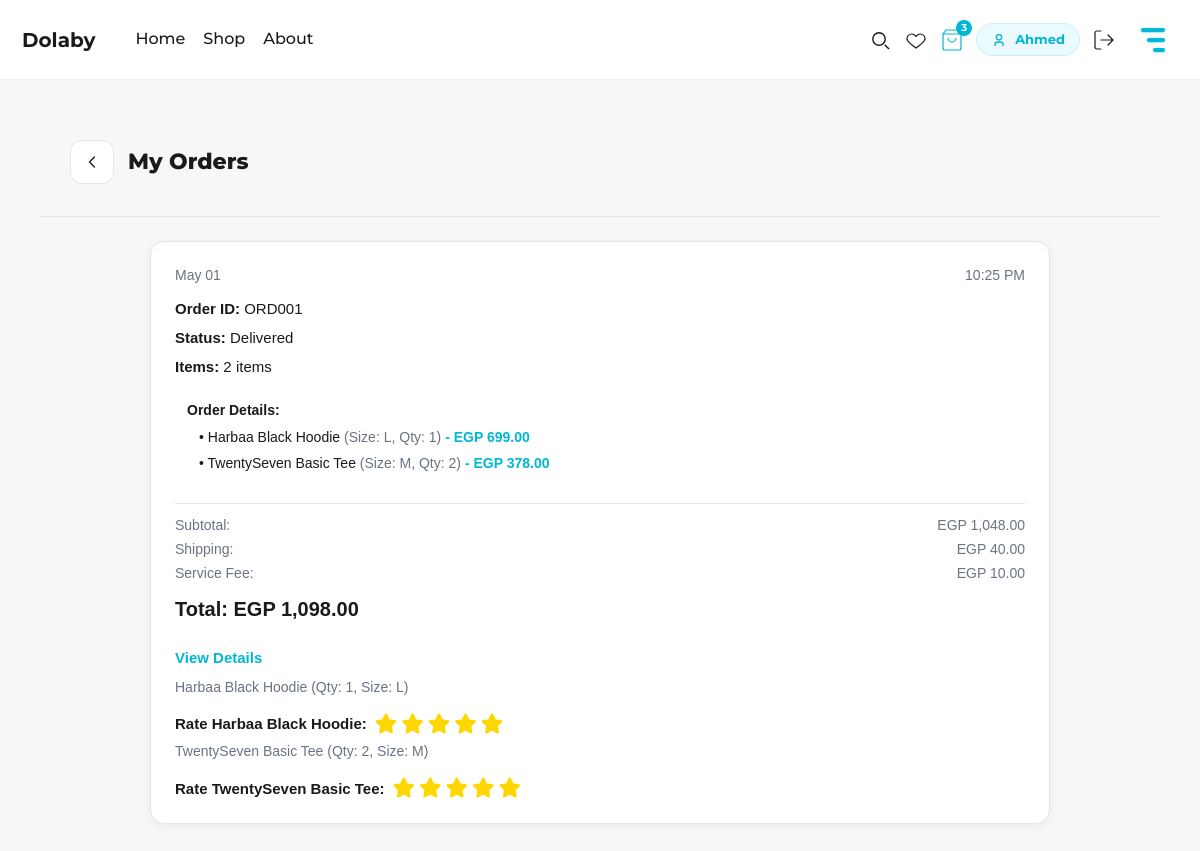
/php/myorders.php (signed in), run on the app's committed database.
### tables this page shows
CREATE TABLE orders (
    order_id INT PRIMARY KEY AUTO_INCREMENT,
    user_id INT NOT NULL,
    order_number VARCHAR(50) NOT NULL UNIQUE,
    address_id INT NOT NULL,
    payment_method_id INT,
    order_status ENUM('pending', 'confirmed', 'processing', 'out_for_shipping', 'shipped', 'delivered', 'cancelled', 'refunded') DEFAULT 'pending',
    subtotal DECIMAL(10, 2) NOT NULL,
    shipping_fees DECIMAL(10, 2) DEFAULT 0.00,
    service_fees DECIMAL(10, 2) DEFAULT 0.00,
    discount_amount DECIMAL(10, 2) DEFAULT 0.00,
    total_amount DECIMAL(10, 2) NOT NULL,
    promo_code_id INT NULL,
    order_date TIMESTAMP DEFAULT CURRENT_TIMESTAMP,
    shipped_date TIMESTAMP NULL,
    delivered_date TIMESTAMP NULL,
    created_at TIMESTAMP DEFAULT CURRENT_TIMESTAMP,
    updated_at TIMESTAMP DEFAULT CURRENT_TIMESTAMP ON UPDATE CURRENT_TIMESTAMP,
    FOREIGN KEY (user_id) REFERENCES users(user_id) ON DELETE CASCADE,
    FOREIGN KEY (address_id) REFERENCES addresses(address_id) ON DELETE RESTRICT,
    FOREIGN KEY (payment_method_id) REFERENCES payment_methods(payment_method_id) ON DELETE SET NULL,
    FOREIGN KEY (promo_code_id) REFERENCES promo_codes(promo_code_id) ON DELETE SET NULL,
    INDEX idx_user_id (user_id),
    INDEX idx_order_number (order_number),
    INDEX idx_order_status (order_status),
    INDEX idx_order_date (order_date)
);

CREATE TABLE order_items (
    order_item_id INT PRIMARY KEY AUTO_INCREMENT,
    order_id INT NOT NULL,
    product_id INT NOT NULL,
    product_name VARCHAR(255) NOT NULL,
    size VARCHAR(10) NOT NULL,
    color VARCHAR(50),
    quantity INT NOT NULL,
    unit_price DECIMAL(10, 2) NOT NULL,
    total_price DECIMAL(10, 2) NOT NULL,
    created_at TIMESTAMP DEFAULT CURRENT_TIMESTAMP,
    FOREIGN KEY (order_id) REFERENCES orders(order_id) ON DELETE CASCADE,
    FOREIGN KEY (product_id) REFERENCES products(product_id) ON DELETE RESTRICT,
    INDEX idx_order_id (order_id),
    INDEX idx_product_id (product_id)
);

### includes.php (called while the page is built, shortened)
<?php
if (!class_exists('Database')) {
class Database
{
    public static function connect(): PDO
    {
        $dsn = sprintf(
            'mysql:host=%s;port=%s;dbname=%s;charset=utf8mb4',
            DB_HOST,
            DB_PORT,
            DB_NAME
        );
        $pdo = new PDO($dsn, DB_USER, DB_PASS, [
            PDO::ATTR_ERRMODE => PDO::ERRMODE_EXCEPTION,
            PDO::ATTR_DEFAULT_FETCH_MODE => PDO::FETCH_ASSOC,
            PDO::ATTR_EMULATE_PREPARES => false
        ]);
        return $pdo;
    }
}
}
if (!class_exists('OrderRepository')) {
class OrderRepository
{
    private $pdo;
    public function __construct()
    {
        $this->pdo = Database::connect();
    }
    public function getOrdersByUserId(int $userId): array
    {
        $sql = "SELECT o.*, COUNT(oi.order_item_id) as item_count FROM orders o LEFT JOIN order_items oi ON o.order_id = oi.order_id WHERE o.user_id = :user_id GROUP BY o.order_id ORDER BY COALESCE(o.order_date, o.created_at) DESC";
        $stmt = $this->pdo->prepare($sql);
        $stmt->execute(['user_id' => $userId]);
        return $stmt->fetchAll();
    }
    public function getOrderItems(int $orderId): array
    {
        $sql = "SELECT oi.*, p.image_url FROM order_items oi LEFT JOIN products p ON oi.product_id = p.product_id WHERE oi.order_id = :order_id";
        $stmt = $this->pdo->prepare($sql);
        $stmt->execute(['order_id' => $orderId]);
        return $stmt->fetchAll();
    }
}
}
if (!class_exists('ReviewRepository')) {
class ReviewRepository
{
    private $pdo;
    public function __construct()
    {
        $this->pdo = Database::connect();
    }
    public function getByOrderProductUser(int $orderId, int $productId, int $userId): ?array
    {
        $sql = "SELECT r.* FROM product_reviews r JOIN order_items oi ON r.product_id = oi.product_id WHERE oi.order_id = :order_id AND r.product_id = :product_id AND r.user_id = :user_id LIMIT 1";
        $stmt = $this->pdo->prepare($sql);
        $stmt->execute(['order_id' => $orderId, 'product_id' => $productId, 'user_id' => $userId]);
        return $stmt->fetch() ?: null;
    }
}
}

### php/myorders.php (the view, shortened to what this page needs)
<?php
require_once __DIR__ . '/../includes.php';
require_once __DIR__ . '/../header_functions.php';
$orderRepository = new OrderRepository();
$reviewRepository = new ReviewRepository();
$orders = $orderRepository->getOrdersByUserId($_SESSION['user_id']);
$orderReviews = [];
foreach ($orders as $order) {
    $items = $orderRepository->getOrderItems($order['order_id']);
    foreach ($items as $item) {
        $review = $reviewRepository->getByOrderProductUser(
            $order['order_id'],
            $item['product_id'],
            $_SESSION['user_id']
        );
        if ($review) {
            $orderReviews[$order['order_id']][$item['product_id']] = $review['rating'];
        }
    }
}
?>
<main class="main" role="main" aria-labelledby="page-title">
  <div class="topbar">
    <div class="container">
      <div class="top-left">
        <a class="back" href="<?= BASE_URL ?>/menu" aria-label="Back to previous">
          <svg width="20" height="20" viewBox="0 0 24 24" fill="none" aria-hidden="true">
            <path d="M15 18L9 12l6-6" stroke="#1A1A1A" stroke-width="1.6" stroke-linecap="round" stroke-linejoin="round"/>
          </svg>
        </a>
        <div class="title" id="page-title">My Orders</div>
      </div>
    </div>
  </div>
  <div class="page-inner">
    <section class="content">
      <section class="orders-list" aria-label="Orders list">
        <?php if (empty($orders)): ?>
          <div class="empty-state">
            <h3>No Orders Yet</h3>
            <p>You haven't placed any orders yet. Start shopping to see your orders here!</p>
            <a href="<?= BASE_URL ?>/shop" style="display: inline-block; margin-top: 20px; padding: 12px 24px; background: var(--teal-600); color: white; text-decoration: none; border-radius: 8px;">
              Start Shopping
            </a>
          </div>
        <?php else: ?>
          <?php foreach ($orders as $order): ?>
            <?php
            $orderRepository = new OrderRepository();
            $items = $orderRepository->getOrderItems($order['order_id']);
            $dateValue = $order['order_date'] ?? $order['created_at'] ?? date('Y-m-d H:i:s');
            try {
                $orderDate = new DateTime($dateValue);
                $dateStr = $orderDate->format('F d');
                $timeStr = $orderDate->format('g:i A');
            } catch (Exception $e) {
                $dateStr = date('F d');
                $timeStr = date('g:i A');
            }
            $statusDisplay = ucfirst(str_replace('_', ' ', $order['order_status']));
            $canRate = in_array($order['order_status'], ['shipped', 'delivered']);
            ?>
            <article class="order-card" data-order-id="<?= $order['order_id'] ?>">
              <div class="card-top-row">
                <span><?= htmlspecialchars($dateStr) ?></span>
                <span><?= htmlspecialchars($timeStr) ?></span>
              </div>
              <p class="card-line"><strong>Order ID:</strong> <?= htmlspecialchars($order['order_number']) ?></p>
              <p class="card-line"><strong>Status:</strong> <?= htmlspecialchars($statusDisplay) ?></p>
              <p class="card-line"><strong>Items:</strong> <?= count($items) ?> item<?= count($items) > 1 ? 's' : '' ?></p>
              <div style="margin: 12px 0; padding: 12px; background: var(--panel); border-radius: 8px;">
                <strong style="display: block; margin-bottom: 8px; font-size: 14px;">Order Details:</strong>
                <?php foreach ($items as $item): ?>
                  <div style="font-size: 14px; color: var(--dark); margin-bottom: 6px; padding-left: 12px;">
                    • <?= htmlspecialchars($item['product_name']) ?>
                    <span style="color: var(--muted);">(Size: <?= htmlspecialchars($item['size']) ?>, Qty: <?= $item['quantity'] ?>)</span>
                    <span style="color: var(--teal-600); font-weight: 600;">- EGP <?= number_format($item['total_price'], 2) ?></span>
                  </div>
                <?php endforeach; ?>
              </div>
              <div style="margin-top: 12px; padding-top: 12px; border-top: 1px solid var(--divider);">
                <div style="display: flex; justify-content: space-between; margin-bottom: 4px; font-size: 14px; color: var(--muted);">
                  <span>Subtotal:</span>
                  <span>EGP <?= number_format($order['subtotal'], 2) ?></span>
                </div>
                <div style="display: flex; justify-content: space-between; margin-bottom: 4px; font-size: 14px; color: var(--muted);">
                  <span>Shipping:</span>
                  <span>EGP <?= number_format($order['shipping_fees'] ?? 40.00, 2) ?></span>
                </div>
                <div style="display: flex; justify-content: space-between; margin-bottom: 4px; font-size: 14px; color: var(--muted);">
                  <span>Service Fee:</span>
                  <span>EGP <?= number_format($order['service_fees'] ?? 10.00, 2) ?></span>
                </div>
              </div>
              <p class="card-price">Total: EGP <?= number_format($order['total_amount'], 2) ?></p>
              <?php if ($canRate): ?>
                <span class="view-link" onclick="window.location.href='<?= BASE_URL ?>/order/details?id=<?= $order['order_id'] ?>'">View Details</span>
                <?php foreach ($items as $item): ?>
                  <div style="margin-top: 8px; font-size: 14px; color: var(--muted);">
                    <?= htmlspecialchars($item['product_name']) ?> (Qty: <?= $item['quantity'] ?>, Size: <?= htmlspecialchars($item['size']) ?>)
                  </div>
                  <?php
                  $existingRating = $orderReviews[$order['order_id']][$item['product_id']] ?? null;
                  ?>
                  <div class="rating-row" style="margin-top: 16px;">
                    <span>Rate <?= htmlspecialchars($item['product_name']) ?>:</span>
                    <div class="rating-stars"
                         data-order-id="<?= $order['order_id'] ?>"
                         data-product-id="<?= $item['product_id'] ?>"
                         role="radiogroup"
                         aria-label="Rate product">
                      <?php for ($i = 1; $i <= 5; $i++): ?>
                        <i class="<?= ($existingRating && $i <= $existingRating) ? 'fas' : 'far' ?> fa-star"
                           data-value="<?= $i ?>"
                           tabindex="0"
                           aria-label="Rate <?= $i ?> star<?= $i > 1 ? 's' : '' ?>"></i>
                      <?php endfor; ?>
                    </div>
                  </div>
                <?php endforeach; ?>
              <?php endif; ?>
            </article>
          <?php endforeach; ?>
        <?php endif; ?>
      </section>
    </section>
  </div>
</main>
</body>
</html>

### assets/styles.css (style rules this page uses)
:root { --teal-600: #00B8D4; --teal-500: #0098B3; --teal-300: #6ED7D9; --white: #FFFFFF; --dark: #1A1A1A; --muted: #6B7280; --divider: #E5E5E5; --bg: #F7F7F7; --panel: #FFFFFF; --success: #16A34A; --warning: #F59E0B; --danger: #DC2626; --kpi-light-gray: #888; --font-brand: "Montserrat", sans-serif; --font-ui: "Inter", system-ui, -apple-system, "Segoe UI", Roboto, "Helvetica Neue", Arial; --content-max: 1100px; --max-width: 1200px; --chart-height: 300px; --radius: 12px; --card-radius: 14px; --shadow: 0 12px 30px rgba(16,24,32,0.06); }
*, *::before, *::after { box-sizing: border-box; }
html, body { height: 100%; margin: 0; font-family: var(--font-ui); background: var(--bg); color: var(--dark); -webkit-font-smoothing: antialiased; -moz-osx-font-smoothing: grayscale; line-height: 1.4; }
a { color: inherit; text-decoration: none; }
svg { display: block; }
.container { max-width: var(--content-max); margin: 0 auto; padding: 0 20px; width: 100%; }
.main { margin-left: 0 !important; padding: 28px 40px; box-sizing: border-box; min-height: calc(100vh - 80px); }
.topbar { display: flex; align-items: center; justify-content: space-between; gap: 12px; padding: 18px 0; padding-bottom: 18px; border-bottom: 15px solid #00eeff00; margin-bottom: 0; width: 100%; background: #F6F6F6; }
.topbar .container { display: flex; align-items: center; justify-content: flex-start; gap: 20px; }
.left, .top-left { display: flex; align-items: center; gap: 14px; }
.back, .back-btn { display: inline-flex; align-items: center; gap: 10px; padding: 10px; border-radius: 12px; background: var(--panel); border: 1px solid var(--divider); }
.page-title, .title { font-family: var(--font-brand); font-weight: 700; font-size: 26px; color: var(--dark); }
.title { font-weight: 800; font-size: 22px; }
@media (min-width: 768px) { .container { height: 72px; } }
.page-inner { padding: 32px 190px 48px; display: flex; flex-direction: column; align-items: center; width: 100%; }
.content { width: 100%; max-width: 900px; margin-top: 24px; }
.orders-list { display: flex; flex-direction: column; gap: 28px; }
.order-card { background: var(--panel); border: 1px solid #efefef; border-radius: 16px; padding: 22px; box-shadow: 0 2px 10px rgba(0,0,0,0.04); font-family: 'Poppins', sans-serif !important; }
.card-top-row { display: flex; justify-content: space-between; font-size: 17px; }
.card-line { margin-top: 8px; font-size: 17px; }
.card-line strong { font-weight: 600; }
.card-price { margin-top: 10px; font-size: 18px; font-weight: 600; }
.view-link { font-size: 15px; color: #000; text-decoration: underline; cursor: pointer; margin-top: 10px; display: inline-block; }
.rating-row { display: flex; align-items: center; gap: 6px; margin-top: 16px; font-size: 16px; font-weight: 600; }
.rating-stars { display: flex; gap: 4px; cursor: pointer; }
.rating-stars i { font-size: 20px; color: #000; transition: transform .1s ease; }
:root { font-family: "Poppins", system-ui, -apple-system, "Segoe UI", Roboto, "Helvetica Neue", Arial; box-sizing: border-box; }
*, *::before, *::after { box-sizing: inherit; }
html, body { height: 100%; margin: 0; padding: 0; background: #ffffff; color: #000; }
.topbar, .page-inner, .main, main { background: transparent !important; box-shadow: none !important; }
.page-inner { background: transparent !important; padding: 0 !important; }
:root { --teal-600: #00B8D4; --teal-500: #0098B3; --teal-300: #6ED7D9; --white: #FFFFFF; --dark: #1A1A1A; --muted: #6B7280; --divider: #E5E5E5; --bg: #F7F7F7; --panel: #FFFFFF; --font-brand: "Montserrat", sans-serif; --font-ui: "Inter", system-ui, -apple-system, "Segoe UI", Roboto, "Helvetica Neue", Arial; --content-max: 1100px; }
html, body { height: 100%; margin: 0; background: var(--bg); color: var(--dark); font-family: var(--font-ui); -webkit-font-smoothing: antialiased; -moz-osx-font-smoothing: grayscale; }
.container { max-width: var(--content-max); margin: 0 auto; width: 100%; }
.topbar { display: flex; align-items: center; justify-content: space-between; gap: 12px; padding-bottom: 18px; border-bottom: 1px solid var(--divider); margin-bottom: 0; }
.top-left { display: flex; align-items: center; gap: 14px; }
.title { font-family: var(--font-brand); font-weight: 800; font-size: 22px; color: var(--dark); }

### data on the page
orders: order_number "ORD001", order_status "Delivered", count($items) "2", subtotal "1,048.00", shipping_fees "40.00", service_fees "10.00", total_amount "1,098.00"
order_items: product_name "Harbaa Black Hoodie", size "L", quantity "1", total_price "699.00"
order_items: product_name "TwentySeven Basic Tee", size "M", quantity "2", total_price "378.00"

### other printed values
$cartCount "3"
explode(' ', trim($_SESSION['user_name']))[0] "Ahmed"
